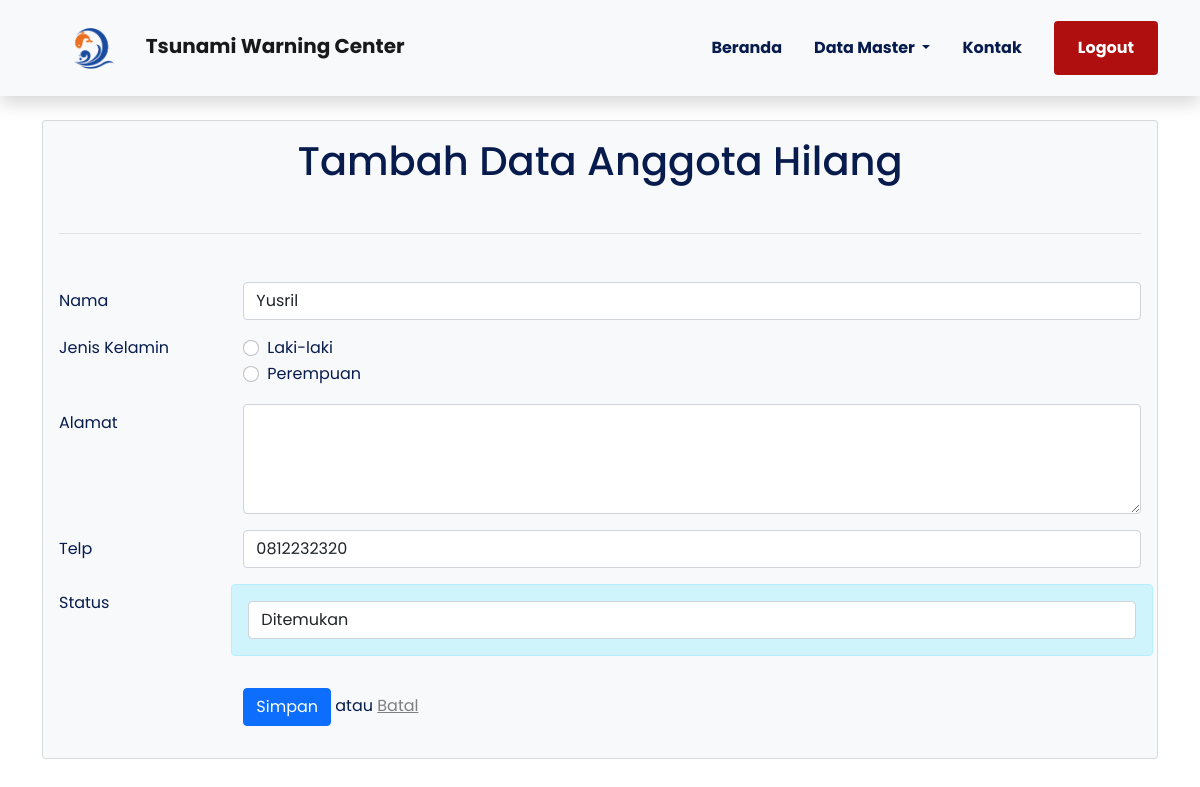
Screenshot of /Backend/temukan_tambah.php?id=1 with the database file from the repository.
### tables this page shows
CREATE TABLE `hilang` (
  `id` int(11) NOT NULL,
  `nama` varchar(255) NOT NULL,
  `jk` enum('L','P') NOT NULL,
  `alamat` varchar(255) NOT NULL,
  `telp` varchar(15) NOT NULL,
  `status` int(11) NOT NULL
);

### Backend/temukan_tambah.php (the view, shortened to what this page needs)
<?php
    require 'koneksi.php';
?>
<!doctype html>
<html lang="en">
<head>
    <link rel="stylesheet" href="libraries/bootstrap/css/bootstrap.css">
    <link rel="stylesheet" href="styles/main.css">
</head>
<body>
    <?php include 'layout/navbar.php'; ?>
    <main>
        <div class="container" style="margin-top: 120px;">
            <div class="card bg-light">
                <div class="card-body">
                    <h1 class="text-center mb-5">Tambah Data Anggota Hilang</h1>
                    <div class="border-bottom mt-3 mb-5"></div>
                    <?php
                    if (@$_GET['id']) {
                        $id = $_GET['id'];
                        $query = mysqli_query($konek, "SELECT * FROM hilang WHERE id = '$id'");
                        $hilang = mysqli_fetch_array($query);
                    }
                    ?>
                    <form action="funct.php" method="POST" enctype="multipart/form-data">
                        <div class="row mb-3">
                            <label class="col-sm-2 col-form-label" for="nama">Nama</label>
                            <div class="col-sm-10">
                            <input type="text" name="nama" value="<?= @$hilang['nama']; ?>" class="form-control" required>
                            </div>
                        </div>
                        <fieldset class="row mb-3">
                            <legend class="col-form-label col-sm-2 pt-0">Jenis Kelamin</legend>
                            <div class="col-sm-10">
                            <div class="form-check">
                                <input type="radio" id="jk_l" name="jk" value="L" class="form-check-input" required>
                                <label class="form-check-label" for="jk_l">Laki-laki</label>
                            </div>
                            <div class="form-check">
                                <input type="radio" id="jk_p" name="jk" value="P" class="form-check-input" required>
                                <label class="form-check-label" for="jk_p">Perempuan</label>
                            </div>
                            </div>
                        </fieldset>
                        <div class="row mb-3">
                            <label class="col-sm-2 col-form-label" for="alamat">Alamat</label>
                            <div class="col-sm-10">
                            <textarea rows="4" type="text" name="alamat" value="<?= @$hilang['alamat']; ?>" class="form-control" required></textarea>
                            </div>
                        </div>
                        <div class="row mb-3">
                            <label class="col-sm-2 col-form-label" for="telp">Telp</label>
                            <div class="col-sm-10">
                            <input type="text" name="telp" value="<?= @$hilang['telp']; ?>" class="form-control" required>
                            </div>
                        </div>
                        <div class="row mb-3 ">
                            <label class="col-sm-2 col-form-label" for="Status">Status</label>
                            <div class="col-sm-10 alert alert-info">
                            <select class="form-control" name="status" required="required">
                                    <option <?php if(@$hilang['status']=="2"){echo "selected='selected'";} ?> value="2">Ditemukan</option>
                            </select>
                            </div>
                        </div>
                        <div class="row mb-3">
                        <label class="col-sm-2 col-form-label" for="telp"></label>
                        <div class="col-sm-10">
                            <button class="btn btn-primary" type="submit" name="submit">Simpan</button>
                            atau
                            <a href="temukan.php" style="color:grey;">Batal</a>
                        </div>
                    </form>
                </div>
            </div>
        </div>
    </main>
</body>
</html>

### frontend/styles/main.css (style rules this page uses)
body { background-color: #ffffff; font-family: "Assistant", sans-serif; color: #071C4D; }

### Backend/style/main.css (style rules this page uses)
body { background-color: #ffffff; font-family: "poppins", sans-serif; color: #071C4D; }

### rows the page displays
hilang: nama "Yusril", telp "0812232320", status "Ditemukan"
